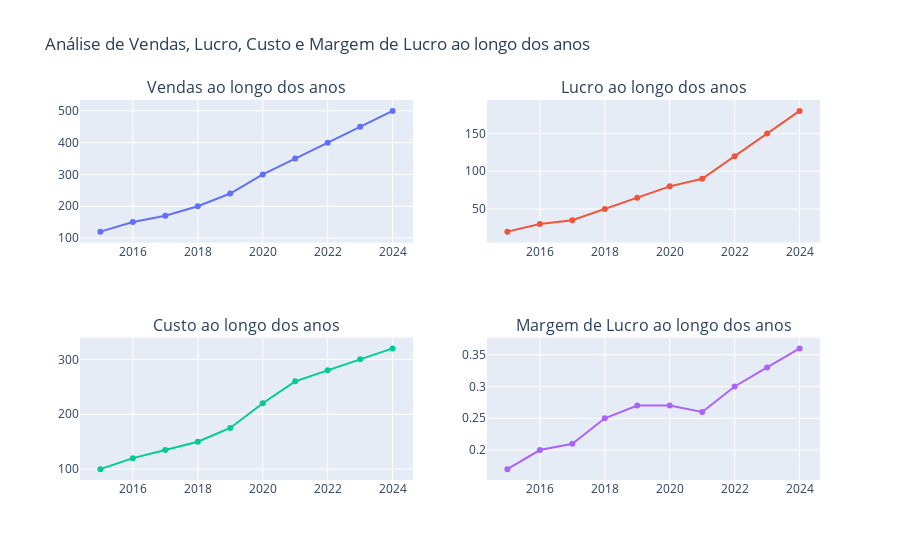

The notebook cell saved with this chart:
### Markdown cell above
#### ***Usando plotly.graph_objects***

*O módulo plotly.graph_objects é, na minha opinião, uma das melhores opções de visualização gráfica no Python. Ele combina a interatividade do plotly.express com a flexibilidade e a alta customização do matplotlib. Embora a curva de aprendizado desse módulo seja um pouco mais elevada, ele oferece um nível de controle e personalização que pode ser muito vantajoso, especialmente para visualizações mais complexas.*

*Abaixo está um exemplo de como criar gráficos usando o plotly.graph_objects — essa abordagem será útil para quem deseja um controle mais detalhado sobre a criação e o estilo dos gráficos. Atenção: este exemplo é fornecido como uma sugestão para estudo futuro e não será cobrado nessa aula.*

### Code cell
import plotly.graph_objects as go
import plotly.subplots as sp # Para realizar subplots usando o módulo graph_objects da biblioteca Plotly também é necessário  
                             # usar o módulo plotly.subplots.

# Cria 4 subgráficos.
fig = sp.make_subplots(
    rows=2, cols=2, # 2 linhas x 2 colunas => 4 subgráficos.
    subplot_titles=(
        'Vendas ao longo dos anos',         # Título do subgráfico 1.
        'Lucro ao longo dos anos',          # Título do subgráfico 2.
        'Custo ao longo dos anos',          # Título do subgráfico 3.
        'Margem de Lucro ao longo dos anos' # Título do subgráfico 4.
    )
)

# Gráfico 1: Vendas ao longo dos anos.
fig.add_trace(
    go.Scatter(x=df['Ano'], y=df['Vendas'], mode='lines+markers', name='Vendas'),
    row=1, col=1
)

# Gráfico 2: Lucro ao longo dos anos.
fig.add_trace(
    go.Scatter(x=df['Ano'], y=df['Lucro'], mode='lines+markers', name='Lucro'),
    row=1, col=2
)

# Gráfico 3: Custo ao longo dos anos.
fig.add_trace(
    go.Scatter(x=df['Ano'], y=df['Custo'], mode='lines+markers', name='Custo'),
    row=2, col=1
)

# Gráfico 4: Margem de Lucro ao longo dos anos.
fig.add_trace(
    go.Scatter(x=df['Ano'], y=df['Margem_Lucro'], mode='lines+markers', name='Margem de Lucro'),
    row=2, col=2
)

# Atualiza o layout para colocar o título do plot (conjunto de gráficos).
fig.update_layout(
    title_text="Análise de Vendas, Lucro, Custo e Margem de Lucro ao longo dos anos", 
    showlegend=False
)

# Exibe o gráfico.
fig.show()

### Figure 1 — Plotly figure (JSON) as saved in the notebook; plotly's stock layout.template omitted (floating-point values rounded to 4 significant figures)
{"data": [{"mode": "lines+markers", "name": "Vendas", "type": "scatter", "x": [2015, 2016, 2017, 2018, 2019, 2020, 2021, 2022, 2023, 2024], "xaxis": "x", "y": [120, 150, 170, 200, 240, 300, 350, 400, 450, 500], "yaxis": "y"}, {"mode": "lines+markers", "name": "Lucro", "type": "scatter", "x": [2015, 2016, 2017, 2018, 2019, 2020, 2021, 2022, 2023, 2024], "xaxis": "x2", "y": [20, 30, 35, 50, 65, 80, 90, 120, 150, 180], "yaxis": "y2"}, {"mode": "lines+markers", "name": "Custo", "type": "scatter", "x": [2015, 2016, 2017, 2018, 2019, 2020, 2021, 2022, 2023, 2024], "xaxis": "x3", "y": [100, 120, 135, 150, 175, 220, 260, 280, 300, 320], "yaxis": "y3"}, {"mode": "lines+markers", "name": "Margem de Lucro", "type": "scatter", "x": [2015, 2016, 2017, 2018, 2019, 2020, 2021, 2022, 2023, 2024], "xaxis": "x4", "y": [0.17, 0.2, 0.21, 0.25, 0.27, 0.27, 0.26, 0.3, 0.33, 0.36], "yaxis": "y4"}], "layout": {"annotations": [{"font": {"size": 16}, "showarrow": false, "text": "Vendas ao longo dos anos", "x": 0.225, "xanchor": "center", "xref": "paper", "y": 1, "yanchor": "bottom", "yref": "paper"}, {"font": {"size": 16}, "showarrow": false, "text": "Lucro ao longo dos anos", "x": 0.775, "xanchor": "center", "xref": "paper", "y": 1, "yanchor": "bottom", "yref": "paper"}, {"font": {"size": 16}, "showarrow": false, "text": "Custo ao longo dos anos", "x": 0.225, "xanchor": "center", "xref": "paper", "y": 0.375, "yanchor": "bottom", "yref": "paper"}, {"font": {"size": 16}, "showarrow": false, "text": "Margem de Lucro ao longo dos anos", "x": 0.775, "xanchor": "center", "xref": "paper", "y": 0.375, "yanchor": "bottom", "yref": "paper"}], "showlegend": false, "title": {"text": "Análise de Vendas, Lucro, Custo e Margem de Lucro ao longo dos anos"}, "xaxis": {"anchor": "y", "domain": [0, 0.45]}, "xaxis2": {"anchor": "y2", "domain": [0.55, 1]}, "xaxis3": {"anchor": "y3", "domain": [0, 0.45]}, "xaxis4": {"anchor": "y4", "domain": [0.55, 1]}, "yaxis": {"anchor": "x", "domain": [0.625, 1]}, "yaxis2": {"anchor": "x2", "domain": [0.625, 1]}, "yaxis3": {"anchor": "x3", "domain": [0, 0.375]}, "yaxis4": {"anchor": "x4", "domain": [0, 0.375]}}}
